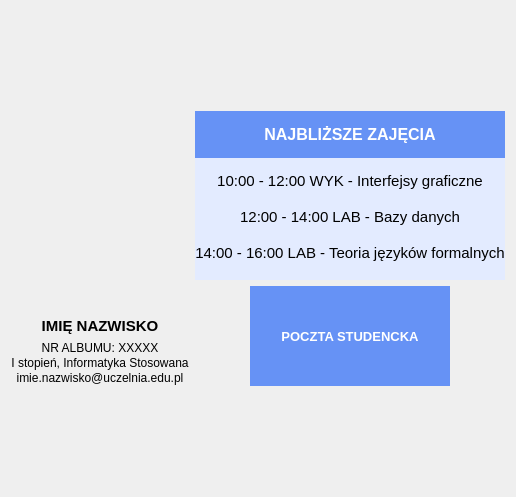
      <widget class="QWidget" name="tab_glowna">
       <attribute name="title">
        <string>Strona główna</string>
       </attribute>
       <layout class="QHBoxLayout" name="horizontalLayout">
        <item>
         <layout class="QVBoxLayout" name="verticalLayout_uczen">
          <property name="topMargin">
           <number>100</number>
          </property>
          <property name="bottomMargin">
           <number>100</number>
          </property>
          <item>
           <layout class="QGridLayout" name="gridLayout">
            <item row="0" column="0">
             <widget class="QLabel" name="label_zdjecie">
              <property name="sizePolicy">
               <sizepolicy hsizetype="Minimum" vsizetype="Maximum">
                <horstretch>0</horstretch>
                <verstretch>0</verstretch>
               </sizepolicy>
              </property>
              <property name="maximumSize">
               <size>
                <width>200</width>
                <height>200</height>
               </size>
              </property>
              <property name="focusPolicy">
               <enum>Qt::NoFocus</enum>
              </property>
              <property name="styleSheet">
               <string notr="true"/>
              </property>
              <property name="text">
               <string/>
              </property>
              <property name="pixmap">
               <pixmap resource="resources.qrc">:/icons/photo-man.jpg</pixmap>
              </property>
              <property name="scaledContents">
               <bool>true</bool>
              </property>
              <property name="alignment">
               <set>Qt::AlignCenter</set>
              </property>
             </widget>
            </item>
           </layout>
          </item>
          <item>
           <layout class="QVBoxLayout" name="verticalLayout_opis">
            <property name="sizeConstraint">
             <enum>QLayout::SetNoConstraint</enum>
            </property>
            <item>
             <widget class="QLabel" name="label_imienaziwsko">
              <property name="sizePolicy">
               <sizepolicy hsizetype="Preferred" vsizetype="Maximum">
                <horstretch>0</horstretch>
                <verstretch>0</verstretch>
               </sizepolicy>
              </property>
              <property name="minimumSize">
               <size>
                <width>0</width>
                <height>0</height>
               </size>
              </property>
              <property name="maximumSize">
               <size>
                <width>16777215</width>
                <height>16777215</height>
               </size>
              </property>
              <property name="font">
               <font>
                <pointsize>11</pointsize>
                <bold>true</bold>
               </font>
              </property>
              <property name="layoutDirection">
               <enum>Qt::LeftToRight</enum>
              </property>
              <property name="text">
               <string>IMIĘ NAZWISKO</string>
              </property>
              <property name="alignment">
               <set>Qt::AlignCenter</set>
              </property>
             </widget>
            </item>
            <item>
             <widget class="QLabel" name="label_opis">
              <property name="sizePolicy">
               <sizepolicy hsizetype="Preferred" vsizetype="Maximum">
                <horstretch>0</horstretch>
                <verstretch>0</verstretch>
               </sizepolicy>
              </property>
              <property name="font">
               <font>
                <strikeout>false</strikeout>
                <kerning>true</kerning>
               </font>
              </property>
              <property name="text">
               <string>&lt;!DOCTYPE HTML PUBLIC &quot;-//W3C//DTD HTML 4.0//EN&quot; &quot;http://www.w3.org/TR/REC-html40/strict.dtd&quot;&gt;
&lt;html&gt;&lt;head&gt;&lt;meta name=&quot;qrichtext&quot; content=&quot;1&quot; /&gt;&lt;meta charset=&quot;utf-8&quot; /&gt;&lt;style type=&quot;text/css&quot;&gt;
p, li { white-space: pre-wrap; }
hr { height: 1px; border-width: 0; }
&lt;/style&gt;&lt;/head&gt;&lt;body style=&quot; font-family:'Segoe UI'; font-size:9pt; font-weight:400; font-style:normal;&quot;&gt;
&lt;p align=&quot;center&quot; style=&quot; margin-top:1px; margin-bottom:1px; margin-left:0px; margin-right:0px; -qt-block-indent:0; text-indent:0px;&quot;&gt;NR ALBUMU: XXXXX&lt;/p&gt;
&lt;p align=&quot;center&quot; style=&quot; margin-top:1px; margin-bottom:1px; margin-left:0px; margin-right:0px; -qt-block-indent:0; text-indent:0px;&quot;&gt;I stopień, Informatyka Stosowana&lt;/p&gt;
&lt;p align=&quot;center&quot; style=&quot; margin-top:1px; margin-bottom:1px; margin-left:0px; margin-right:0px; -qt-block-indent:0; text-indent:0px;&quot;&gt;imie.nazwisko@uczelnia.edu.pl&lt;/p&gt;&lt;/body&gt;&lt;/html&gt;</string>
              </property>
              <property name="alignment">
               <set>Qt::AlignCenter</set>
              </property>
              <property name="textInteractionFlags">
               <set>Qt::NoTextInteraction</set>
              </property>
             </widget>
            </item>
           </layout>
          </item>
         </layout>
        </item>
        <item>
         <layout class="QVBoxLayout" name="verticalLayout_zajecia">
          <property name="topMargin">
           <number>100</number>
          </property>
          <property name="bottomMargin">
           <number>100</number>
          </property>
          <item>
           <widget class="QLabel" name="label_zajecia">
            <property name="text">
             <string>&lt;!DOCTYPE HTML PUBLIC &quot;-//W3C//DTD HTML 4.0//EN&quot; &quot;http://www.w3.org/TR/REC-html40/strict.dtd&quot;&gt;
&lt;html&gt;&lt;head&gt;&lt;meta name=&quot;qrichtext&quot; content=&quot;1&quot; /&gt;&lt;meta charset=&quot;utf-8&quot; /&gt;&lt;style type=&quot;text/css&quot;&gt;
p, li { white-space: pre-wrap; }
hr { height: 1px; border-width: 0; }
&lt;/style&gt;&lt;/head&gt;&lt;body style=&quot; font-family:'Segoe UI'; font-size:9pt; font-weight:400; font-style:normal;&quot;&gt;
&lt;p style=&quot;-qt-paragraph-type:empty; margin-top:0px; margin-bottom:0px; margin-left:0px; margin-right:0px; -qt-block-indent:0; text-indent:0px; background-color:#6692F5;&quot;&gt;&lt;br /&gt;&lt;/p&gt;
&lt;p style=&quot; margin-top:0px; margin-bottom:0px; margin-left:0px; margin-right:0px; -qt-block-indent:0; text-indent:0px; background-color:#6692F5;&quot;&gt;&lt;span style=&quot; font-size:12pt; font-weight:700; color:#ffffff; background-color:#6692F5;&quot;&gt;NAJBLIŻSZE ZAJĘCIA&lt;/span&gt;&lt;/p&gt;
&lt;p style=&quot;-qt-paragraph-type:empty; margin-top:0px; margin-bottom:0px; margin-left:0px; margin-right:0px; -qt-block-indent:0; text-indent:0px; font-weight:700; color:#ffffff; background-color:#6692F5;&quot;&gt;&lt;br /&gt;&lt;/p&gt;
&lt;p style=&quot;-qt-paragraph-type:empty; margin-top:0px; margin-bottom:0px; margin-left:0px; margin-right:0px; -qt-block-indent:0; text-indent:0px; background-color:#e3ebff;&quot;&gt;&lt;br /&gt;&lt;/p&gt;
&lt;p style=&quot; margin-top:0px; margin-bottom:0px; margin-left:0px; margin-right:0px; -qt-block-indent:0; text-indent:0px; background-color:#e3ebff;&quot;&gt;&lt;span style=&quot; font-size:11pt; color:#000000; background-color:#e3ebff;&quot;&gt;10:00 - 12:00 WYK - Interfejsy graficzne&lt;/span&gt;&lt;/p&gt;
&lt;p style=&quot;-qt-paragraph-type:empty; margin-top:0px; margin-bottom:0px; margin-left:0px; margin-right:0px; -qt-block-indent:0; text-indent:0px; font-size:11pt; color:#000000; background-color:#e3ebff;&quot;&gt;&lt;br /&gt;&lt;/p&gt;
&lt;p style=&quot; margin-top:0px; margin-bottom:0px; margin-left:0px; margin-right:0px; -qt-block-indent:0; text-indent:0px; background-color:#e3ebff;&quot;&gt;&lt;span style=&quot; font-size:11pt; color:#000000; background-color:#e3ebff;&quot;&gt;12:00 - 14:00 LAB - Bazy danych&lt;/span&gt;&lt;/p&gt;
&lt;p style=&quot;-qt-paragraph-type:empty; margin-top:0px; margin-bottom:0px; margin-left:0px; margin-right:0px; -qt-block-indent:0; text-indent:0px; font-size:11pt; color:#000000; background-color:#e3ebff;&quot;&gt;&lt;br /&gt;&lt;/p&gt;
&lt;p style=&quot; margin-top:0px; margin-bottom:0px; margin-left:0px; margin-right:0px; -qt-block-indent:0; text-indent:0px; background-color:#e3ebff;&quot;&gt;&lt;span style=&quot; font-size:11pt; color:#000000; background-color:#e3ebff;&quot;&gt;14:00 - 16:00 LAB - Teoria języków formalnych&lt;/span&gt;&lt;/p&gt;
&lt;p style=&quot;-qt-paragraph-type:empty; margin-top:0px; margin-bottom:0px; margin-left:0px; margin-right:0px; -qt-block-indent:0; text-indent:0px; font-size:11pt; color:#000000; background-color:#e3ebff;&quot;&gt;&lt;br /&gt;&lt;/p&gt;&lt;/body&gt;&lt;/html&gt;</string>
            </property>
            <property name="alignment">
             <set>Qt::AlignCenter</set>
            </property>
           </widget>
          </item>
          <item alignment="Qt::AlignHCenter">
           <widget class="QPushButton" name="pushButton_poczta">
            <property name="sizePolicy">
             <sizepolicy hsizetype="Minimum" vsizetype="Maximum">
              <horstretch>0</horstretch>
              <verstretch>0</verstretch>
             </sizepolicy>
            </property>
            <property name="minimumSize">
             <size>
              <width>200</width>
              <height>100</height>
             </size>
            </property>
            <property name="font">
             <font>
              <pointsize>10</pointsize>
              <bold>true</bold>
             </font>
            </property>
            <property name="layoutDirection">
             <enum>Qt::LeftToRight</enum>
            </property>
            <property name="styleSheet">
             <string notr="true">background-color: qlineargradient(x1: 0, y1: 0, x2: 0, y2: 1, stop: 0 #6692F5, stop: 1 #6692F5); color: white; border: none;</string>
            </property>
            <property name="text">
             <string>POCZTA STUDENCKA</string>
            </property>
            <property name="autoRepeat">
             <bool>false</bool>
            </property>
           </widget>
          </item>
         </layout>
        </item>
       </layout>
      </widget>
